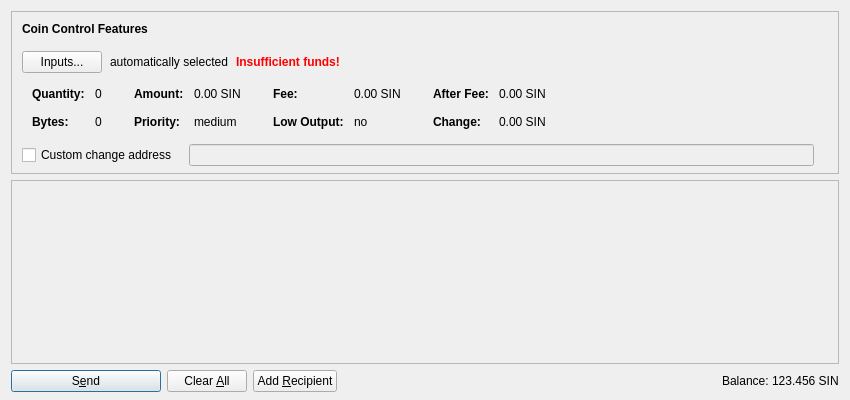
<?xml version="1.0" encoding="UTF-8"?>
<ui version="4.0">
 <class>SendCoinsDialog</class>
 <widget class="QDialog" name="SendCoinsDialog">
  <property name="geometry">
   <rect>
    <x>0</x>
    <y>0</y>
    <width>850</width>
    <height>400</height>
   </rect>
  </property>
  <property name="windowTitle">
   <string>Send Coins</string>
  </property>
  <layout class="QVBoxLayout" name="verticalLayout" stretch="0,1,0">
   <property name="bottomMargin">
    <number>8</number>
   </property>
   <item>
    <widget class="QFrame" name="frameCoinControl">
     <property name="sizePolicy">
      <sizepolicy hsizetype="Expanding" vsizetype="Expanding">
       <horstretch>0</horstretch>
       <verstretch>0</verstretch>
      </sizepolicy>
     </property>
     <property name="maximumSize">
      <size>
       <width>16777215</width>
       <height>16777215</height>
      </size>
     </property>
     <property name="frameShape">
      <enum>QFrame::StyledPanel</enum>
     </property>
     <property name="frameShadow">
      <enum>QFrame::Sunken</enum>
     </property>
     <layout class="QVBoxLayout" name="verticalLayoutCoinControl2">
      <property name="spacing">
       <number>0</number>
      </property>
      <property name="leftMargin">
       <number>0</number>
      </property>
      <property name="topMargin">
       <number>0</number>
      </property>
      <property name="rightMargin">
       <number>0</number>
      </property>
      <property name="bottomMargin">
       <number>6</number>
      </property>
      <item>
       <layout class="QVBoxLayout" name="verticalLayoutCoinControl" stretch="0,0,0,0,1">
        <property name="spacing">
         <number>0</number>
        </property>
        <property name="leftMargin">
         <number>10</number>
        </property>
        <property name="topMargin">
         <number>10</number>
        </property>
        <item>
         <layout class="QHBoxLayout" name="horizontalLayoutCoinControl1">
          <property name="bottomMargin">
           <number>15</number>
          </property>
          <item>
           <widget class="QLabel" name="labelCoinControlFeatures">
            <property name="sizePolicy">
             <sizepolicy hsizetype="Preferred" vsizetype="Maximum">
              <horstretch>0</horstretch>
              <verstretch>0</verstretch>
             </sizepolicy>
            </property>
            <property name="font">
             <font>
              <weight>75</weight>
              <bold>true</bold>
             </font>
            </property>
            <property name="styleSheet">
             <string notr="true">font-weight:bold;</string>
            </property>
            <property name="text">
             <string>Coin Control Features</string>
            </property>
           </widget>
          </item>
         </layout>
        </item>
        <item>
         <layout class="QHBoxLayout" name="horizontalLayoutCoinControl2" stretch="0,0,0,0">
          <property name="spacing">
           <number>8</number>
          </property>
          <property name="bottomMargin">
           <number>10</number>
          </property>
          <item>
           <widget class="QPushButton" name="pushButtonCoinControl">
            <property name="styleSheet">
             <string notr="true"/>
            </property>
            <property name="text">
             <string>Inputs...</string>
            </property>
           </widget>
          </item>
          <item>
           <widget class="QLabel" name="labelCoinControlAutomaticallySelected">
            <property name="text">
             <string>automatically selected</string>
            </property>
            <property name="margin">
             <number>5</number>
            </property>
           </widget>
          </item>
          <item>
           <widget class="QLabel" name="labelCoinControlInsuffFunds">
            <property name="font">
             <font>
              <weight>75</weight>
              <bold>true</bold>
             </font>
            </property>
            <property name="styleSheet">
             <string notr="true">color:red;font-weight:bold;</string>
            </property>
            <property name="text">
             <string>Insufficient funds!</string>
            </property>
            <property name="margin">
             <number>5</number>
            </property>
           </widget>
          </item>
          <item>
           <spacer name="horizontalSpacerCoinControl">
            <property name="orientation">
             <enum>Qt::Horizontal</enum>
            </property>
            <property name="sizeHint" stdset="0">
             <size>
              <width>40</width>
              <height>1</height>
             </size>
            </property>
           </spacer>
          </item>
         </layout>
        </item>
        <item>
         <widget class="QWidget" name="widgetCoinControl" native="true">
          <property name="sizePolicy">
           <sizepolicy hsizetype="Preferred" vsizetype="Preferred">
            <horstretch>0</horstretch>
            <verstretch>0</verstretch>
           </sizepolicy>
          </property>
          <property name="minimumSize">
           <size>
            <width>0</width>
            <height>0</height>
           </size>
          </property>
          <property name="styleSheet">
           <string notr="true"/>
          </property>
          <layout class="QHBoxLayout" name="horizontalLayoutCoinControl5">
           <property name="leftMargin">
            <number>0</number>
           </property>
           <property name="topMargin">
            <number>0</number>
           </property>
           <property name="rightMargin">
            <number>0</number>
           </property>
           <property name="bottomMargin">
            <number>0</number>
           </property>
           <item>
            <layout class="QHBoxLayout" name="horizontalLayoutCoinControl3" stretch="0,0,0,1">
             <property name="spacing">
              <number>20</number>
             </property>
             <property name="topMargin">
              <number>0</number>
             </property>
             <property name="bottomMargin">
              <number>10</number>
             </property>
             <item>
              <layout class="QFormLayout" name="formLayoutCoinControl1">
               <property name="horizontalSpacing">
                <number>10</number>
               </property>
               <property name="verticalSpacing">
                <number>14</number>
               </property>
               <property name="leftMargin">
                <number>10</number>
               </property>
               <property name="topMargin">
                <number>4</number>
               </property>
               <property name="rightMargin">
                <number>6</number>
               </property>
               <item row="0" column="0">
                <widget class="QLabel" name="labelCoinControlQuantityText">
                 <property name="font">
                  <font>
                   <weight>75</weight>
                   <bold>true</bold>
                  </font>
                 </property>
                 <property name="text">
                  <string>Quantity:</string>
                 </property>
                 <property name="margin">
                  <number>0</number>
                 </property>
                </widget>
               </item>
               <item row="0" column="1">
                <widget class="QLabel" name="labelCoinControlQuantity">
                 <property name="cursor">
                  <cursorShape>IBeamCursor</cursorShape>
                 </property>
                 <property name="contextMenuPolicy">
                  <enum>Qt::ActionsContextMenu</enum>
                 </property>
                 <property name="text">
                  <string notr="true">0</string>
                 </property>
                 <property name="margin">
                  <number>0</number>
                 </property>
                 <property name="textInteractionFlags">
                  <set>Qt::LinksAccessibleByMouse|Qt::TextSelectableByKeyboard|Qt::TextSelectableByMouse</set>
                 </property>
                </widget>
               </item>
               <item row="1" column="0">
                <widget class="QLabel" name="labelCoinControlBytesText">
                 <property name="font">
                  <font>
                   <weight>75</weight>
                   <bold>true</bold>
                  </font>
                 </property>
                 <property name="text">
                  <string>Bytes:</string>
                 </property>
                </widget>
               </item>
               <item row="1" column="1">
                <widget class="QLabel" name="labelCoinControlBytes">
                 <property name="cursor">
                  <cursorShape>IBeamCursor</cursorShape>
                 </property>
                 <property name="contextMenuPolicy">
                  <enum>Qt::ActionsContextMenu</enum>
                 </property>
                 <property name="text">
                  <string notr="true">0</string>
                 </property>
                 <property name="textInteractionFlags">
                  <set>Qt::LinksAccessibleByMouse|Qt::TextSelectableByKeyboard|Qt::TextSelectableByMouse</set>
                 </property>
                </widget>
               </item>
              </layout>
             </item>
             <item>
              <layout class="QFormLayout" name="formLayoutCoinControl2">
               <property name="horizontalSpacing">
                <number>10</number>
               </property>
               <property name="verticalSpacing">
                <number>14</number>
               </property>
               <property name="leftMargin">
                <number>6</number>
               </property>
               <property name="topMargin">
                <number>4</number>
               </property>
               <property name="rightMargin">
                <number>6</number>
               </property>
               <item row="0" column="0">
                <widget class="QLabel" name="labelCoinControlAmountText">
                 <property name="font">
                  <font>
                   <weight>75</weight>
                   <bold>true</bold>
                  </font>
                 </property>
                 <property name="text">
                  <string>Amount:</string>
                 </property>
                 <property name="margin">
                  <number>0</number>
                 </property>
                </widget>
               </item>
               <item row="0" column="1">
                <widget class="QLabel" name="labelCoinControlAmount">
                 <property name="cursor">
                  <cursorShape>IBeamCursor</cursorShape>
                 </property>
                 <property name="contextMenuPolicy">
                  <enum>Qt::ActionsContextMenu</enum>
                 </property>
                 <property name="text">
                  <string notr="true">0.00 SIN</string>
                 </property>
                 <property name="textInteractionFlags">
                  <set>Qt::LinksAccessibleByMouse|Qt::TextSelectableByKeyboard|Qt::TextSelectableByMouse</set>
                 </property>
                </widget>
               </item>
               <item row="1" column="0">
                <widget class="QLabel" name="labelCoinControlPriorityText">
                 <property name="font">
                  <font>
                   <weight>75</weight>
                   <bold>true</bold>
                  </font>
                 </property>
                 <property name="text">
                  <string>Priority:</string>
                 </property>
                </widget>
               </item>
               <item row="1" column="1">
                <widget class="QLabel" name="labelCoinControlPriority">
                 <property name="cursor">
                  <cursorShape>IBeamCursor</cursorShape>
                 </property>
                 <property name="contextMenuPolicy">
                  <enum>Qt::ActionsContextMenu</enum>
                 </property>
                 <property name="text">
                  <string notr="true">medium</string>
                 </property>
                 <property name="textInteractionFlags">
                  <set>Qt::LinksAccessibleByMouse|Qt::TextSelectableByKeyboard|Qt::TextSelectableByMouse</set>
                 </property>
                </widget>
               </item>
              </layout>
             </item>
             <item>
              <layout class="QFormLayout" name="formLayoutCoinControl3">
               <property name="horizontalSpacing">
                <number>10</number>
               </property>
               <property name="verticalSpacing">
                <number>14</number>
               </property>
               <property name="leftMargin">
                <number>6</number>
               </property>
               <property name="topMargin">
                <number>4</number>
               </property>
               <property name="rightMargin">
                <number>6</number>
               </property>
               <item row="0" column="0">
                <widget class="QLabel" name="labelCoinControlFeeText">
                 <property name="font">
                  <font>
                   <weight>75</weight>
                   <bold>true</bold>
                  </font>
                 </property>
                 <property name="text">
                  <string>Fee:</string>
                 </property>
                 <property name="margin">
                  <number>0</number>
                 </property>
                </widget>
               </item>
               <item row="0" column="1">
                <widget class="QLabel" name="labelCoinControlFee">
                 <property name="cursor">
                  <cursorShape>IBeamCursor</cursorShape>
                 </property>
                 <property name="contextMenuPolicy">
                  <enum>Qt::ActionsContextMenu</enum>
                 </property>
                 <property name="text">
                  <string notr="true">0.00 SIN</string>
                 </property>
                 <property name="textInteractionFlags">
                  <set>Qt::LinksAccessibleByMouse|Qt::TextSelectableByKeyboard|Qt::TextSelectableByMouse</set>
                 </property>
                </widget>
               </item>
               <item row="1" column="0">
                <widget class="QLabel" name="labelCoinControlLowOutputText">
                 <property name="font">
                  <font>
                   <weight>75</weight>
                   <bold>true</bold>
                  </font>
                 </property>
                 <property name="text">
                  <string>Low Output:</string>
                 </property>
                </widget>
               </item>
               <item row="1" column="1">
                <widget class="QLabel" name="labelCoinControlLowOutput">
                 <property name="cursor">
                  <cursorShape>IBeamCursor</cursorShape>
                 </property>
                 <property name="contextMenuPolicy">
                  <enum>Qt::ActionsContextMenu</enum>
                 </property>
                 <property name="text">
                  <string notr="true">no</string>
                 </property>
                 <property name="textInteractionFlags">
                  <set>Qt::LinksAccessibleByMouse|Qt::TextSelectableByKeyboard|Qt::TextSelectableByMouse</set>
                 </property>
                </widget>
               </item>
              </layout>
             </item>
             <item>
              <layout class="QFormLayout" name="formLayoutCoinControl4">
               <property name="horizontalSpacing">
                <number>10</number>
               </property>
               <property name="verticalSpacing">
                <number>14</number>
               </property>
               <property name="leftMargin">
                <number>6</number>
               </property>
               <property name="topMargin">
                <number>4</number>
               </property>
               <property name="rightMargin">
                <number>6</number>
               </property>
               <item row="0" column="0">
                <widget class="QLabel" name="labelCoinControlAfterFeeText">
                 <property name="font">
                  <font>
                   <weight>75</weight>
                   <bold>true</bold>
                  </font>
                 </property>
                 <property name="text">
                  <string>After Fee:</string>
                 </property>
                 <property name="margin">
                  <number>0</number>
                 </property>
                </widget>
               </item>
               <item row="0" column="1">
                <widget class="QLabel" name="labelCoinControlAfterFee">
                 <property name="cursor">
                  <cursorShape>IBeamCursor</cursorShape>
                 </property>
                 <property name="contextMenuPolicy">
                  <enum>Qt::ActionsContextMenu</enum>
                 </property>
                 <property name="text">
                  <string notr="true">0.00 SIN</string>
                 </property>
                 <property name="textInteractionFlags">
                  <set>Qt::LinksAccessibleByMouse|Qt::TextSelectableByKeyboard|Qt::TextSelectableByMouse</set>
                 </property>
                </widget>
               </item>
               <item row="1" column="0">
                <widget class="QLabel" name="labelCoinControlChangeText">
                 <property name="font">
                  <font>
                   <weight>75</weight>
                   <bold>true</bold>
                  </font>
                 </property>
                 <property name="text">
                  <string>Change:</string>
                 </property>
                </widget>
               </item>
               <item row="1" column="1">
                <widget class="QLabel" name="labelCoinControlChange">
                 <property name="cursor">
                  <cursorShape>IBeamCursor</cursorShape>
                 </property>
                 <property name="contextMenuPolicy">
                  <enum>Qt::ActionsContextMenu</enum>
                 </property>
                 <property name="text">
                  <string notr="true">0.00 SIN</string>
                 </property>
                 <property name="textInteractionFlags">
                  <set>Qt::LinksAccessibleByMouse|Qt::TextSelectableByKeyboard|Qt::TextSelectableByMouse</set>
                 </property>
                </widget>
               </item>
              </layout>
             </item>
            </layout>
           </item>
          </layout>
         </widget>
        </item>
        <item>
         <layout class="QHBoxLayout" name="horizontalLayoutCoinControl4" stretch="0,0,0">
          <property name="spacing">
           <number>12</number>
          </property>
          <property name="sizeConstraint">
           <enum>QLayout::SetDefaultConstraint</enum>
          </property>
          <property name="topMargin">
           <number>5</number>
          </property>
          <property name="rightMargin">
           <number>5</number>
          </property>
          <item>
           <widget class="QCheckBox" name="checkBoxCoinControlChange">
            <property name="toolTip">
             <string>If this is activated, but the change address is empty or invalid, change will be sent to a newly generated address.</string>
            </property>
            <property name="text">
             <string>Custom change address</string>
            </property>
           </widget>
          </item>
          <item>
           <widget class="QValidatedLineEdit" name="lineEditCoinControlChange">
            <property name="enabled">
             <bool>false</bool>
            </property>
            <property name="sizePolicy">
             <sizepolicy hsizetype="Expanding" vsizetype="Fixed">
              <horstretch>0</horstretch>
              <verstretch>0</verstretch>
             </sizepolicy>
            </property>
           </widget>
          </item>
          <item>
           <widget class="QLabel" name="labelCoinControlChangeLabel">
            <property name="sizePolicy">
             <sizepolicy hsizetype="Preferred" vsizetype="Expanding">
              <horstretch>0</horstretch>
              <verstretch>0</verstretch>
             </sizepolicy>
            </property>
            <property name="minimumSize">
             <size>
              <width>0</width>
              <height>0</height>
             </size>
            </property>
            <property name="text">
             <string/>
            </property>
            <property name="margin">
             <number>3</number>
            </property>
           </widget>
          </item>
         </layout>
        </item>
        <item>
         <spacer name="verticalSpacerCoinControl">
          <property name="orientation">
           <enum>Qt::Vertical</enum>
          </property>
          <property name="sizeHint" stdset="0">
           <size>
            <width>800</width>
            <height>1</height>
           </size>
          </property>
         </spacer>
        </item>
       </layout>
      </item>
     </layout>
    </widget>
   </item>
   <item>
    <widget class="QScrollArea" name="scrollArea">
     <property name="widgetResizable">
      <bool>true</bool>
     </property>
     <widget class="QWidget" name="scrollAreaWidgetContents">
      <property name="geometry">
       <rect>
        <x>0</x>
        <y>0</y>
        <width>830</width>
        <height>178</height>
       </rect>
      </property>
      <layout class="QVBoxLayout" name="verticalLayout_2" stretch="0,1">
       <property name="leftMargin">
        <number>0</number>
       </property>
       <property name="topMargin">
        <number>0</number>
       </property>
       <property name="rightMargin">
        <number>0</number>
       </property>
       <property name="bottomMargin">
        <number>0</number>
       </property>
       <item>
        <layout class="QVBoxLayout" name="entries">
         <property name="spacing">
          <number>6</number>
         </property>
        </layout>
       </item>
       <item>
        <spacer name="verticalSpacer">
         <property name="orientation">
          <enum>Qt::Vertical</enum>
         </property>
         <property name="sizeHint" stdset="0">
          <size>
           <width>20</width>
           <height>40</height>
          </size>
         </property>
        </spacer>
       </item>
      </layout>
     </widget>
    </widget>
   </item>
   <item>
    <layout class="QHBoxLayout" name="horizontalLayout">
     <item>
      <widget class="QPushButton" name="sendButton">
       <property name="minimumSize">
        <size>
         <width>150</width>
         <height>0</height>
        </size>
       </property>
       <property name="toolTip">
        <string>Confirm the send action</string>
       </property>
       <property name="text">
        <string>S&amp;end</string>
       </property>
       <property name="icon">
        <iconset resource="../sinertaler.qrc">
         <normaloff>:/icons/send</normaloff>:/icons/send</iconset>
       </property>
       <property name="default">
        <bool>true</bool>
       </property>
      </widget>
     </item>
     <item>
      <widget class="QPushButton" name="clearButton">
       <property name="sizePolicy">
        <sizepolicy hsizetype="Minimum" vsizetype="Fixed">
         <horstretch>0</horstretch>
         <verstretch>0</verstretch>
        </sizepolicy>
       </property>
       <property name="toolTip">
        <string>Clear all fields of the form.</string>
       </property>
       <property name="text">
        <string>Clear &amp;All</string>
       </property>
       <property name="icon">
        <iconset resource="../sinertaler.qrc">
         <normaloff>:/icons/remove</normaloff>:/icons/remove</iconset>
       </property>
       <property name="autoRepeatDelay">
        <number>300</number>
       </property>
       <property name="autoDefault">
        <bool>false</bool>
       </property>
      </widget>
     </item>
     <item>
      <widget class="QPushButton" name="addButton">
       <property name="toolTip">
        <string>Send to multiple recipients at once</string>
       </property>
       <property name="text">
        <string>Add &amp;Recipient</string>
       </property>
       <property name="icon">
        <iconset resource="../sinertaler.qrc">
         <normaloff>:/icons/add</normaloff>:/icons/add</iconset>
       </property>
       <property name="autoDefault">
        <bool>false</bool>
       </property>
      </widget>
     </item>
     <item>
      <spacer name="horizontalSpacer">
       <property name="orientation">
        <enum>Qt::Horizontal</enum>
       </property>
       <property name="sizeHint" stdset="0">
        <size>
         <width>40</width>
         <height>20</height>
        </size>
       </property>
      </spacer>
     </item>
     <item>
      <layout class="QHBoxLayout" name="horizontalLayout_2">
       <property name="spacing">
        <number>3</number>
       </property>
       <item>
        <widget class="QLabel" name="label">
         <property name="text">
          <string>Balance:</string>
         </property>
        </widget>
       </item>
       <item>
        <widget class="QLabel" name="labelBalance">
         <property name="cursor">
          <cursorShape>IBeamCursor</cursorShape>
         </property>
         <property name="text">
          <string notr="true">123.456 SIN</string>
         </property>
         <property name="textInteractionFlags">
          <set>Qt::LinksAccessibleByMouse|Qt::TextSelectableByKeyboard|Qt::TextSelectableByMouse</set>
         </property>
        </widget>
       </item>
      </layout>
     </item>
    </layout>
   </item>
  </layout>
 </widget>
 <customwidgets>
  <customwidget>
   <class>QValidatedLineEdit</class>
   <extends>QLineEdit</extends>
   <header>qvalidatedlineedit.h</header>
  </customwidget>
 </customwidgets>
 <resources>
  <include location="../sinertaler.qrc"/>
 </resources>
 <connections/>
</ui>
